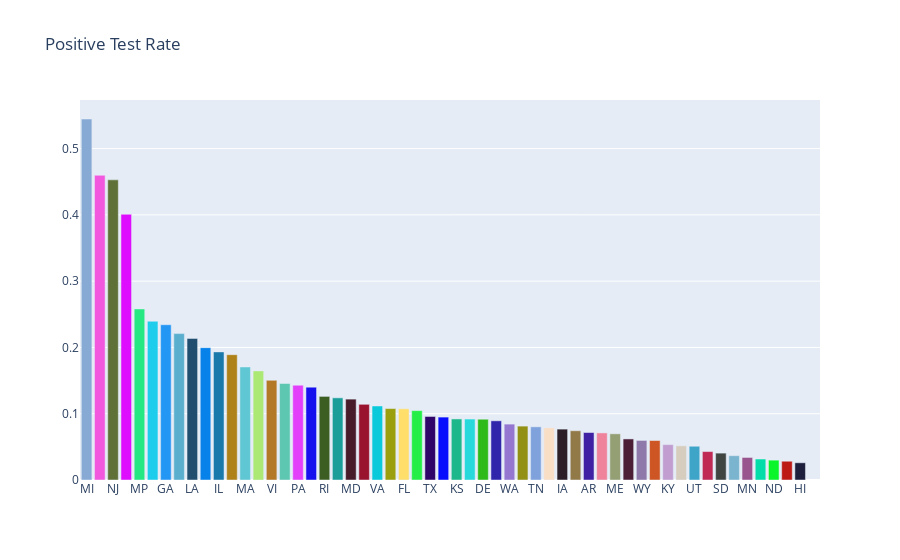
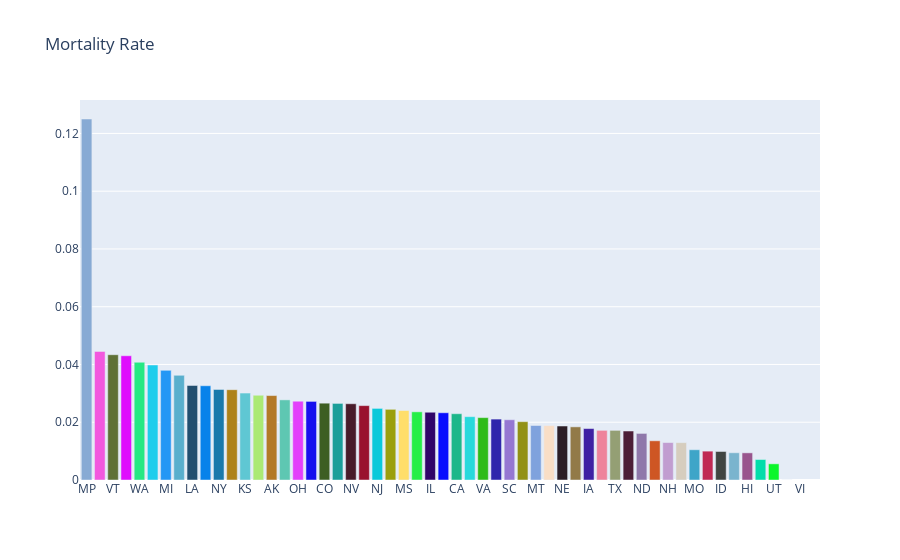

The notebook cell these images were saved under, in order:
### Code cell
import requests
import json
import pandas as pd
from colour import Color
import plotly.graph_objects as go
import matplotlib.pyplot as plt
import matplotlib

import warnings
warnings.filterwarnings('ignore')

# Query API
states = requests.get('https://covidtracking.com/api/states/daily').json()
states = pd.DataFrame(states)

us = requests.get('https://covidtracking.com/api/us/daily').json()
us = pd.DataFrame(us)

# Format Data
states.date = pd.to_datetime(states.date, format = '%Y%m%d')
us.date = pd.to_datetime(us.date, format = '%Y%m%d')

states.set_index('date', inplace = True)
us.set_index('date', inplace =  True)
today = states.loc[states.index.max()]

##################################### GRAPHING ###########################################

# NATIONAL POSITIVE 
plt.style.use('dark_background')
matplotlib.rcParams.update({'font.size': 15})
fig = plt.figure(figsize=(15,5))
us.positive.plot(linewidth=3, marker = 'o', markersize=10)
plt.title('Positive Test Results COVID-19')
plt.grid()
plt.show()
fig.savefig('images/positive_tests.png')

# NATIONAL DEATHS
fig = plt.figure(figsize=(15,5))
us.death.dropna().plot(linewidth=3, marker = 'o', markersize=10)
plt.title('US Deaths')
plt.grid()
plt.show()
fig.savefig('images/deaths.png')

# POSITIVE GROWTH FROM PREVIOUS DAY
us_rev = us.iloc[::-1].positive.diff()
fig = plt.figure(figsize=(15,5))
us_rev.plot(linewidth=3, marker = 'o', markersize=10)
plt.title('Positive Case Growth')
plt.grid()
plt.show()
fig.savefig('images/positive_case_growth.png')

# POSITIVE CASES IN ILLINOIS
fig = plt.figure(figsize=(15,5))
states[states.state == 'IL'].positive.plot(linewidth=3, marker = 'o', markersize=10)
plt.title('Illinois Confirmed Cases')
plt.grid()
plt.show()
fig.savefig('images/illinois_cases.png')

# POSITIVE CASES IN NY
fig = plt.figure(figsize=(15,5))
states[states.state == 'NY'].positive.plot(linewidth=3, marker = 'o', markersize=10)
plt.title('New York Confirmed Cases')
plt.grid()
plt.show()
fig.savefig('images/ny_cases.png')

# POSITIVE CASES IN IA
fig = plt.figure(figsize=(15,5))
states[states.state == 'IA'].positive.plot(linewidth=3, marker = 'o', markersize=10)
plt.title('Iowa Confirmed Cases')
plt.grid()
plt.show()
fig.savefig('images/ia_cases.png')

# POSITIVE CASES IN HIGHEST COUNT CITIES
top_ten = today.sort_values(by='positive', ascending=False)[:10]
ten_states = top_ten.state
fig = plt.figure(figsize=(15,5))
for state in ten_states:
    if state in list(ten_states[:5].values):
        states[states.state == state].positive.plot(label = state, linewidth=3, marker = 'o', markersize=10)
    else:
        states[states.state == state].positive.plot(label = state, linewidth=1, marker = 'o', markersize=3)
plt.title('10 states with the most confirmed cases')
plt.ylabel('Positive Test Results')
plt.legend(loc='upper left')
plt.grid()
plt.show()
fig.savefig('images/top_ten_states.png')

# CASES BY STATE –– MAP
fig = go.Figure(data=go.Choropleth(
    locations=today.state, # Spatial coordinates
    z = today.positive, # Data to be color-coded
    locationmode = 'USA-states', # set of locations match entries in `locations`
    colorscale = 'Reds',
    colorbar_title = "Confirmed Cases",
))

fig.update_layout(
    title_text = 'COVID-19 Cases by State',
    geo_scope='usa', # limite map scope to USA
)

fig.show()
fig.write_image('images/positive_cases_map.png')

# POSITIVE TEST RATE
today['positive_rate'] = today.positive/today.total
rates = today.sort_values(by='positive_rate', ascending = False)
rates = rates[['state', 'positive_rate', 'death', 'positive']]
rates = rates.set_index('state')
colors = [Color(pick_for=x).get_hex_l() for x in rates.index]
fig = go.Figure([go.Bar(x=rates.index, y=rates.positive_rate, marker_color=colors)])
fig.update_layout(
    title_text = 'Positive Test Rate'
)
fig.show()
fig.write_image('images/positive_test_rate.png')

# MORTALITY RATE
rates['death_rate'] = rates.death/rates.positive
rates = rates.sort_values(by='death_rate', ascending=False)
fig = go.Figure([go.Bar(x=rates.index, y=rates.death_rate, marker_color=colors)])
fig.update_layout(
    title_text = 'Mortality Rate')
fig.show()
fig.write_image('images/mortality_rate.png')

# SAVE DATA
us.reset_index(inplace = True)
states.reset_index(inplace=True)
us.date = us.date.astype(str)
states.date = states.date.astype(str)
national_data = us.to_dict()
state_data = states.to_dict()


data = {'state': state_data,
        'us': national_data}

with open('coronavirus.json', mode='w', encoding='utf-8') as f:
    json.dump(data, f)

with open('coronavirus.json') as f:
    data = json.load(f)
    state = data['state']

### Figure 1 — Plotly figure (JSON) as saved in the notebook; plotly's stock layout.template omitted (floating-point values rounded to 4 significant figures)
{"data": [{"marker": {"color": ["#87aad4", "#f258de", "#5f7136", "#df0dfd", "#26e883", "#1ecdec", "#2497f5", "#59afcd", "#214e6f", "#0782ea", "#1a79ab", "#ae8219", "#5fc7d3", "#abe974", "#b37927", "#5ec7b2", "#e33ffb", "#1610ee", "#3d5e23", "#1b9e9a", "#481b2a", "#99122e", "#0ac9da", "#9b9f0d", "#ffde6a", "#25ef47", "#300569", "#080dfe", "#1cb78a", "#28d9dc", "#2ebb19", "#2f26ac", "#9577d2", "#929116", "#7fa2dd", "#f9dec6", "#2c1e26", "#927a48", "#3f21a3", "#ee839b", "#949f74", "#4c1f37", "#8f78aa", "#ce5624", "#c19dd0", "#d6cdbe", "#3ea5c8", "#c02954", "#404542", "#7ab4ce", "#99558d", "#02ddaa", "#0bf62a", "#be1a15", "#1d1f3c", "#da865d"]}, "type": "bar", "x": ["MI", "OK", "NJ", "NY", "MP", "CT", "GA", "MS", "LA", "IN", "IL", "CO", "MA", "GU", "VI", "AL", "PA", "DC", "RI", "PR", "MD", "ID", "VA", "NV", "FL", "SC", "TX", "CA", "KS", "MO", "DE", "OH", "WA", "WI", "TN", "VT", "IA", "AZ", "AR", "NH", "ME", "NC", "WY", "NE", "KY", "OR", "UT", "MT", "SD", "WV", "MN", "NM", "ND", "AK", "HI", "AS"], "y": [0.5446, 0.4597, 0.4528, 0.4009, 0.2581, 0.2395, 0.2343, 0.2209, 0.2136, 0.1996, 0.1933, 0.1891, 0.1706, 0.1646, 0.1504, 0.1456, 0.143, 0.1401, 0.1261, 0.124, 0.122, 0.1142, 0.1117, 0.1078, 0.1075, 0.1047, 0.09584, 0.09492, 0.09211, 0.09199, 0.0917, 0.0893, 0.08434, 0.08132, 0.08023, 0.07888, 0.07676, 0.07434, 0.07165, 0.07106, 0.06968, 0.06195, 0.05971, 0.05957, 0.05337, 0.05157, 0.05092, 0.0429, 0.04057, 0.03669, 0.03402, 0.03167, 0.02997, 0.02831, 0.02598, null]}], "layout": {"title": {"text": "Positive Test Rate"}}}

### Figure 2 — Plotly figure (JSON) as saved in the notebook; plotly's stock layout.template omitted (floating-point values rounded to 4 significant figures)
{"data": [{"marker": {"color": ["#87aad4", "#f258de", "#5f7136", "#df0dfd", "#26e883", "#1ecdec", "#2497f5", "#59afcd", "#214e6f", "#0782ea", "#1a79ab", "#ae8219", "#5fc7d3", "#abe974", "#b37927", "#5ec7b2", "#e33ffb", "#1610ee", "#3d5e23", "#1b9e9a", "#481b2a", "#99122e", "#0ac9da", "#9b9f0d", "#ffde6a", "#25ef47", "#300569", "#080dfe", "#1cb78a", "#28d9dc", "#2ebb19", "#2f26ac", "#9577d2", "#929116", "#7fa2dd", "#f9dec6", "#2c1e26", "#927a48", "#3f21a3", "#ee839b", "#949f74", "#4c1f37", "#8f78aa", "#ce5624", "#c19dd0", "#d6cdbe", "#3ea5c8", "#c02954", "#404542", "#7ab4ce", "#99558d", "#02ddaa", "#0bf62a", "#be1a15", "#1d1f3c", "#da865d"]}, "type": "bar", "x": ["MP", "KY", "VT", "GU", "WA", "PR", "MI", "OK", "LA", "GA", "NY", "CT", "KS", "IN", "AK", "MN", "OH", "AL", "CO", "WI", "NV", "AZ", "NJ", "OR", "MS", "DE", "IL", "DC", "CA", "ME", "VA", "RI", "SC", "NM", "MT", "AR", "NE", "MA", "IA", "FL", "TX", "MD", "ND", "PA", "NH", "TN", "MO", "NC", "ID", "SD", "HI", "WV", "UT", "WY", "VI", "AS"], "y": [0.125, 0.04452, 0.04338, 0.04301, 0.04077, 0.03982, 0.03796, 0.03624, 0.03273, 0.03263, 0.03135, 0.03127, 0.03009, 0.02934, 0.02924, 0.02775, 0.02728, 0.02722, 0.0266, 0.02652, 0.02641, 0.02576, 0.02479, 0.02447, 0.02405, 0.02361, 0.02346, 0.02328, 0.02295, 0.02193, 0.0216, 0.02109, 0.02087, 0.0202, 0.01887, 0.01884, 0.01869, 0.0184, 0.01781, 0.01719, 0.01718, 0.01696, 0.01613, 0.01358, 0.01296, 0.01295, 0.01048, 0.009992, 0.009872, 0.009434, 0.009404, 0.007092, 0.005602, 0, null, null]}], "layout": {"title": {"text": "Mortality Rate"}}}
